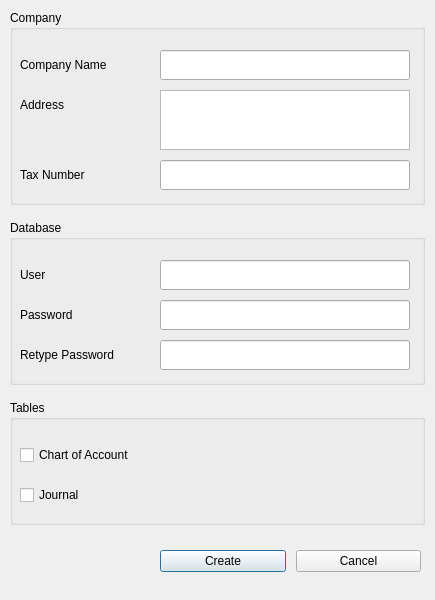
<?xml version="1.0" encoding="UTF-8"?>
<ui version="4.0">
    <class>CreateCompanyDialog</class>
    <widget class="QDialog" name="CreateCompanyDialog">
        <property name="windowModality">
            <enum>Qt::WindowModal</enum>
        </property>
        <property name="geometry">
            <rect>
                <x>0</x>
                <y>0</y>
                <width>435</width>
                <height>600</height>
            </rect>
        </property>
        <property name="windowTitle">
            <string>MainWindow</string>
        </property>
        <property name="modal">
            <bool>true</bool>
        </property>
        <widget class="QGroupBox" name="tablesGroupBox">
            <property name="geometry">
                <rect>
                    <x>10</x>
                    <y>400</y>
                    <width>415</width>
                    <height>125</height>
                </rect>
            </property>
            <property name="title">
                <string>Tables</string>
            </property>
            <widget class="QCheckBox" name="chartOfAccCheckBox">
                <property name="geometry">
                    <rect>
                        <x>10</x>
                        <y>40</y>
                        <width>140</width>
                        <height>30</height>
                    </rect>
                </property>
                <property name="text">
                    <string>Chart of Account</string>
                </property>
            </widget>
            <widget class="QCheckBox" name="journalCheckBox">
                <property name="geometry">
                    <rect>
                        <x>10</x>
                        <y>80</y>
                        <width>140</width>
                        <height>30</height>
                    </rect>
                </property>
                <property name="text">
                    <string>Journal</string>
                </property>
            </widget>
        </widget>
        <widget class="QGroupBox" name="companyGroupBox">
            <property name="geometry">
                <rect>
                    <x>10</x>
                    <y>10</y>
                    <width>415</width>
                    <height>195</height>
                </rect>
            </property>
            <property name="title">
                <string>Company</string>
            </property>
            <widget class="QLabel" name="nameLabel">
                <property name="geometry">
                    <rect>
                        <x>10</x>
                        <y>40</y>
                        <width>130</width>
                        <height>30</height>
                    </rect>
                </property>
                <property name="sizePolicy">
                    <sizepolicy hsizetype="Preferred" vsizetype="Preferred">
                        <horstretch>0</horstretch>
                        <verstretch>0</verstretch>
                    </sizepolicy>
                </property>
                <property name="text">
                    <string>Company Name</string>
                </property>
            </widget>
            <widget class="QLabel" name="addressLabel">
                <property name="geometry">
                    <rect>
                        <x>10</x>
                        <y>80</y>
                        <width>140</width>
                        <height>30</height>
                    </rect>
                </property>
                <property name="text">
                    <string>Address</string>
                </property>
            </widget>
            <widget class="QTextEdit" name="addressText">
                <property name="geometry">
                    <rect>
                        <x>150</x>
                        <y>80</y>
                        <width>250</width>
                        <height>60</height>
                    </rect>
                </property>
                <property name="acceptRichText">
                    <bool>true</bool>
                </property>
            </widget>
            <widget class="QLabel" name="taxNumLabel">
                <property name="geometry">
                    <rect>
                        <x>10</x>
                        <y>150</y>
                        <width>140</width>
                        <height>30</height>
                    </rect>
                </property>
                <property name="text">
                    <string>Tax Number</string>
                </property>
            </widget>
            <widget class="QLineEdit" name="taxNumText">
                <property name="geometry">
                    <rect>
                        <x>150</x>
                        <y>150</y>
                        <width>250</width>
                        <height>30</height>
                    </rect>
                </property>
            </widget>
            <widget class="QLineEdit" name="nameText">
                <property name="geometry">
                    <rect>
                        <x>150</x>
                        <y>40</y>
                        <width>250</width>
                        <height>30</height>
                    </rect>
                </property>
            </widget>
        </widget>
        <widget class="QGroupBox" name="databaseGroupBox">
            <property name="geometry">
                <rect>
                    <x>10</x>
                    <y>220</y>
                    <width>415</width>
                    <height>165</height>
                </rect>
            </property>
            <property name="title">
                <string>Database</string>
            </property>
            <widget class="QLabel" name="userLabel">
                <property name="geometry">
                    <rect>
                        <x>10</x>
                        <y>40</y>
                        <width>140</width>
                        <height>30</height>
                    </rect>
                </property>
                <property name="text">
                    <string>User</string>
                </property>
            </widget>
            <widget class="QLabel" name="passLabel">
                <property name="geometry">
                    <rect>
                        <x>10</x>
                        <y>80</y>
                        <width>150</width>
                        <height>30</height>
                    </rect>
                </property>
                <property name="text">
                    <string>Password</string>
                </property>
            </widget>
            <widget class="QLabel" name="retypePassLabel">
                <property name="geometry">
                    <rect>
                        <x>10</x>
                        <y>120</y>
                        <width>140</width>
                        <height>30</height>
                    </rect>
                </property>
                <property name="text">
                    <string>Retype Password</string>
                </property>
            </widget>
            <widget class="QLineEdit" name="userText">
                <property name="geometry">
                    <rect>
                        <x>150</x>
                        <y>40</y>
                        <width>250</width>
                        <height>30</height>
                    </rect>
                </property>
            </widget>
            <widget class="QLineEdit" name="passText">
                <property name="geometry">
                    <rect>
                        <x>150</x>
                        <y>80</y>
                        <width>250</width>
                        <height>30</height>
                    </rect>
                </property>
                <property name="echoMode">
                    <enum>QLineEdit::Password</enum>
                </property>
            </widget>
            <widget class="QLineEdit" name="retypePassText">
                <property name="geometry">
                    <rect>
                        <x>150</x>
                        <y>120</y>
                        <width>250</width>
                        <height>30</height>
                    </rect>
                </property>
                <property name="echoMode">
                    <enum>QLineEdit::Password</enum>
                </property>
            </widget>
        </widget>
        <widget class="QWidget" name="horizontalLayoutWidget">
            <property name="geometry">
                <rect>
                    <x>160</x>
                    <y>537</y>
                    <width>261</width>
                    <height>48</height>
                </rect>
            </property>
            <layout class="QHBoxLayout" name="horizontalLayout">
                <property name="spacing">
                    <number>10</number>
                </property>
                <property name="leftMargin">
                    <number>0</number>
                </property>
                <property name="topMargin">
                    <number>10</number>
                </property>
                <property name="rightMargin">
                    <number>0</number>
                </property>
                <property name="bottomMargin">
                    <number>10</number>
                </property>
                <item>
                    <widget class="QPushButton" name="createButton">
                        <property name="text">
                            <string>Create</string>
                        </property>
                    </widget>
                </item>
                <item>
                    <widget class="QPushButton" name="cancelButton">
                        <property name="text">
                            <string>Cancel</string>
                        </property>
                    </widget>
                </item>
            </layout>
        </widget>
    </widget>
    <tabstops>
        <tabstop>nameText</tabstop>
        <tabstop>addressText</tabstop>
        <tabstop>taxNumText</tabstop>
        <tabstop>userText</tabstop>
        <tabstop>passText</tabstop>
        <tabstop>retypePassText</tabstop>
        <tabstop>chartOfAccCheckBox</tabstop>
        <tabstop>journalCheckBox</tabstop>
        <tabstop>createButton</tabstop>
        <tabstop>cancelButton</tabstop>
    </tabstops>
    <resources/>
    <connections>
        <connection>
            <sender>createButton</sender>
            <signal>clicked()</signal>
            <receiver>CreateCompanyDialog</receiver>
            <slot>create_button_clicked()</slot>
            <hints>
                <hint type="sourcelabel">
                    <x>223</x>
                    <y>560</y>
                </hint>
                <hint type="destinationlabel">
                    <x>217</x>
                    <y>299</y>
                </hint>
            </hints>
        </connection>
        <connection>
            <sender>cancelButton</sender>
            <signal>clicked()</signal>
            <receiver>CreateCompanyDialog</receiver>
            <slot>cancel_button_clicked()</slot>
            <hints>
                <hint type="sourcelabel">
                    <x>357</x>
                    <y>560</y>
                </hint>
                <hint type="destinationlabel">
                    <x>217</x>
                    <y>299</y>
                </hint>
            </hints>
        </connection>
    </connections>
    <slots>
        <slot>create_button_clicked()</slot>
        <slot>cancel_button_clicked()</slot>
    </slots>
</ui>
